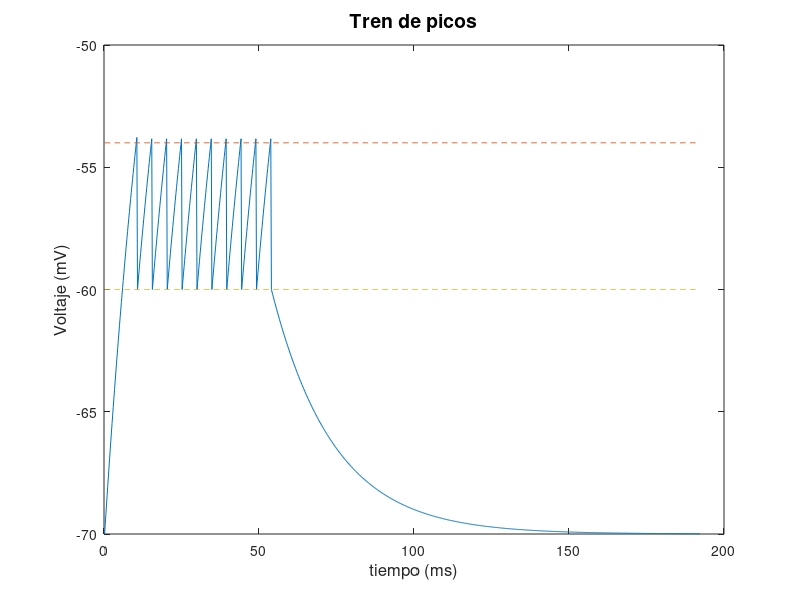

Source code (MATLAB):
1;

Iapp = 1 * 1e-9  ; %nA
Cm = 500 * 1e-12 ; %pF
gl = 25 * 1e-9; %nS
Vl = -70 * 1e-3; %mV
Vtita = -54 * 1e-3; %mV
Vcero = -60 * 1e-3; %mV

tv = Cm/ gl ; %ns
Vinf = Vl  + (Iapp/gl) ;


V(1) = Vl ;
dt = 0.2 * 1e-3; %ms
count = 0 ;
i = 1 ;

while count < 10
	i = i + 1;
	V(i) = Vinf + (V(i-1) -Vinf) * exp(-(dt/tv));
	printf("time %d V %f count %d\n",i,V(i),count);
	fflush(stdout);
	if V(i) > Vtita
		V(i+1) = Vcero;
		i = i + 1;
		count = count + 1;
	end

	 
end

Vinf = Vl;

epsilon = 1e-5;

while V(i) > Vl + epsilon
	i = i + 1;
	V(i) = Vinf + (V(i-1) -Vinf) * exp(-(dt/tv));
	printf("time %d V %f\n",i,V(i));
	fflush(stdout);

end


ejeX =1000*(1:i)*dt; 


plot(ejeX ,1000*V);
title('Tren de picos','fontsize',14);
xlabel('tiempo (ms)','fontsize',12);
ylabel('Voltaje (mV)','fontsize',12);
hold on;
plot(ejeX,ones(1,i)*Vtita*1000,'--');
plot(ejeX,ones(1,i)*Vcero*1000,'--');
hold off
